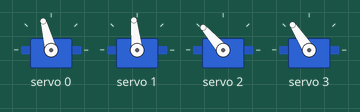
This sketch was run on a simulated Arduino Uno, built with avr-gcc and run on an emulated ATmega328P. Shown: 4 × servo. What the sketch prints to the serial monitor is not drawn.

Above: at 0.05 s.
At 0.4 s:
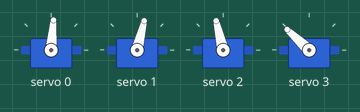
At 0.8 s:
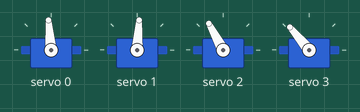
Timing chart, 0 to 3.2 s (numbered marks = the images above):
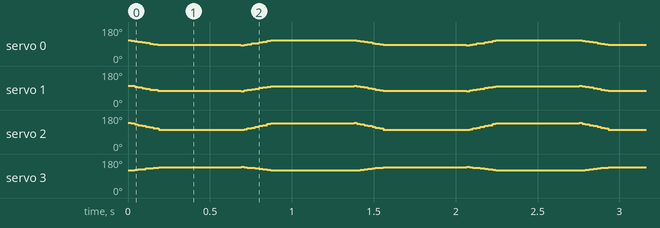

The sketch:

servo-4-axis-robot.ino
```cpp
#include <Wire.h>
#include <Adafruit_PWMServoDriver.h>

Adafruit_PWMServoDriver pwm1 = Adafruit_PWMServoDriver(0x40);
#define MIN_PULSE_WIDTH       650
#define MAX_PULSE_WIDTH       2350
#define DEFAULT_PULSE_WIDTH   1500
#define FREQUENCY             100

void setup() {
  Serial.begin(115200);
  Serial.println("16 channel PWM test!");

  pwm1.begin();
  pwm1.setPWMFreq(FREQUENCY);  // This is the maximum PWM frequency
}

int startingPositions[] = {80, 70, 100, 140};
int endingPositions[] = {110, 100, 140, 120};
void loop() {
	Serial.println("Starting");
// 0 left, right
// 1 up down
// 2 reach
// 3 grabber
//	pwm1.setPWM(0, 0, pulseWidth(80));
//	pwm1.setPWM(1, 0, pulseWidth(70));
//	pwm1.setPWM(2, 0, pulseWidth(100));
//	pwm1.setPWM(3, 0, pulseWidth(140));//closed
	int* positions1 = startingPositions;
	moveTo(positions1);
	delay(500);
	Serial.println("Moving");
//	pwm1.setPWM(0, 0, pulseWidth(110));
//	pwm1.setPWM(1, 0, pulseWidth(100));
//	pwm1.setPWM(2, 0, pulseWidth(140));
//	pwm1.setPWM(3, 0, pulseWidth(120));// open
	int *positions2 = endingPositions;
	moveTo(positions2);
	delay(500);
}


int pulseWidth(int angle)
{
  int pulse_wide, analog_value;
  pulse_wide   = map(angle, 0, 180, MIN_PULSE_WIDTH, MAX_PULSE_WIDTH);
  analog_value = int(float(pulse_wide) / 1000000 * FREQUENCY * 4096);
  Serial.println(analog_value);
  return analog_value;
}

int steps = 20;
int* lastPositions = endingPositions;
void moveTo(int positions[]) {
	for(int step = 0; step < steps; step++) {
		for(int axis = 0; axis < 4; axis++) {
			int angle = map(step, 0, steps, lastPositions[axis], positions[axis]);
			pwm1.setPWM(axis, 0, pulseWidth(angle));
		}
		delay(5);
	}
	lastPositions = positions;
}
```
